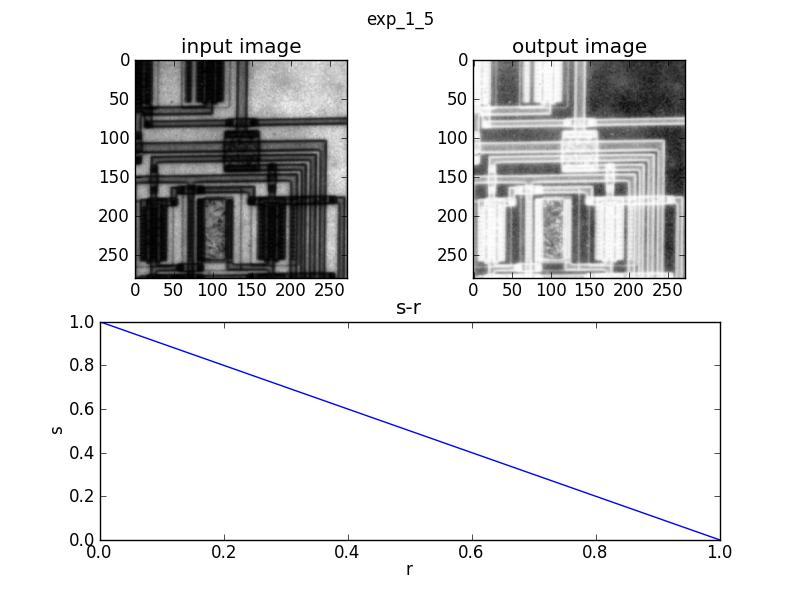

Recreate this plot in Python.
# -*- coding:utf-8 -*- 

import matplotlib.pyplot as plt
import Image
import matplotlib.cm as cm
import numpy as np

fig = plt.figure()
circuit_0 = np.asarray(Image.open('circuit.tif').convert('L'))/float(255)
ax1 = fig.add_subplot(221)
ax1.imshow(circuit_0,cmap=cm.gray)
ax1.set_title('input image')
r = np.arange(0,1+0.0001,0.0001)
s = 1 - r
ax3 = fig.add_subplot(2,2,(3,4))
ax3.plot(r,s)
ax3.set_xlabel('r')
ax3.set_ylabel('s')
ax3.set_title('s-r')

circuit_1 = circuit_0.copy()
(M,N) = circuit_0.shape
for m in range(M):
    for n in range(N):
        circuit_1[m,n] = 1 - circuit_0[m,n]
ax2 = fig.add_subplot(222)
ax2.imshow(circuit_1,cmap=cm.gray)
ax2.set_title('output image')
fig.suptitle('exp_1_5')
fig.savefig('exp_1_5.jpg')
fig.savefig('exp_1_5.eps')
